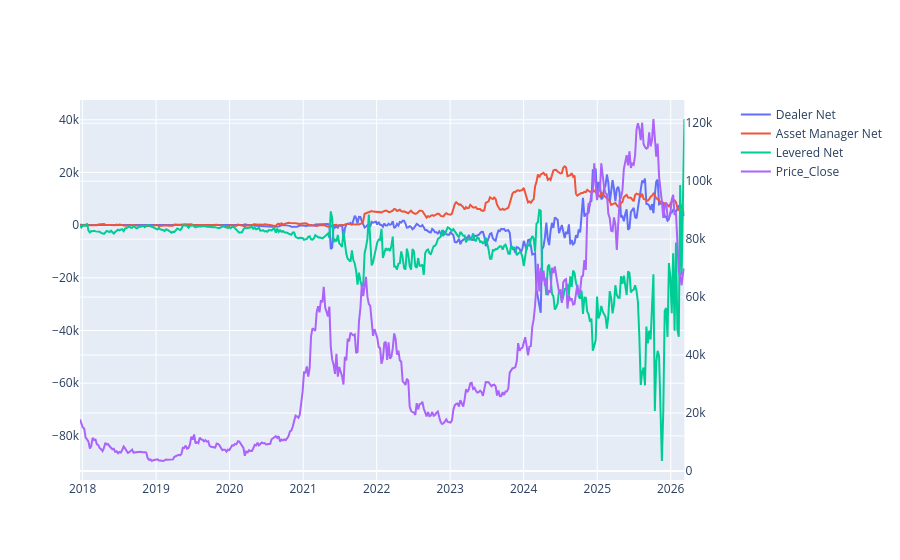

Notebook source saved alongside this figure:
### Code cell
from plotly.subplots import make_subplots
fig = make_subplots(specs=[[{"secondary_y": True}]])
fig.add_trace(go.Scatter(x = processed_cot_1.index, y = processed_cot_1['Dealer Net'], name= 'Dealer Net'))
fig.add_trace(go.Scatter(x = processed_cot_1.index, y = processed_cot_1['Asset Manager Net'], name= 'Asset Manager Net'))
fig.add_trace(go.Scatter(x = processed_cot_1.index, y = processed_cot_1['Levered Net'], name= 'Levered Net'))
fig.add_trace(go.Scatter(x = processed_cot_1.index, y = processed_cot_1['Price_Close'], name= 'Price_Close'), secondary_y= True)
fig

### Figure 1 — Plotly figure (JSON) as saved in the notebook; plotly's stock layout.template omitted (floating-point values rounded to 4 significant figures; data arrays with more than 128 entries replaced by an {"elided": "..."} marker saying what was removed)
{"data": [{"name": "Dealer Net", "type": "scatter", "x": {"elided": "425 str values"}, "y": {"elided": "425 int values"}}, {"name": "Asset Manager Net", "type": "scatter", "x": {"elided": "425 str values"}, "y": {"elided": "425 int values"}}, {"name": "Levered Net", "type": "scatter", "x": {"elided": "425 str values"}, "y": {"elided": "425 int values"}}, {"name": "Price_Close", "type": "scatter", "x": {"elided": "425 str values"}, "xaxis": "x", "y": {"elided": "425 float values"}, "yaxis": "y2"}], "layout": {"xaxis": {"anchor": "y", "domain": [0, 0.94]}, "yaxis": {"anchor": "x", "domain": [0, 1]}, "yaxis2": {"anchor": "x", "overlaying": "y", "side": "right"}}}
